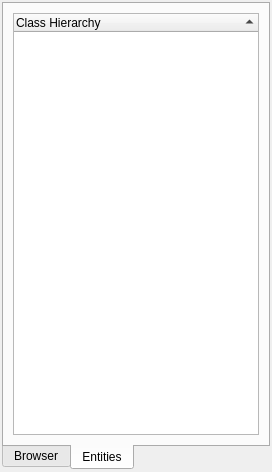
<ui version="4.0" >
 <author></author>
 <comment></comment>
 <exportmacro></exportmacro>
 <class>WorldUI</class>
 <widget class="QWidget" name="WorldUI" >
  <property name="geometry" >
   <rect>
    <x>0</x>
    <y>0</y>
    <width>272</width>
    <height>472</height>
   </rect>
  </property>
  <property name="windowTitle" >
   <string>World</string>
  </property>
  <layout class="QVBoxLayout" >
   <property name="margin" >
    <number>2</number>
   </property>
   <property name="spacing" >
    <number>0</number>
   </property>
   <item>
    <widget class="QTabWidget" name="mTabWidget" >
     <property name="tabPosition" >
      <enum>QTabWidget::South</enum>
     </property>
     <property name="tabShape" >
      <enum>QTabWidget::Rounded</enum>
     </property>
     <property name="currentIndex" >
      <number>1</number>
     </property>
     <widget class="QWidget" name="mTabBrowser" >
      <attribute name="title" >
       <string>Browser</string>
      </attribute>
      <layout class="QVBoxLayout" >
       <property name="margin" >
        <number>9</number>
       </property>
       <property name="spacing" >
        <number>6</number>
       </property>
       <item>
        <widget class="QTreeWidget" name="mWorldBrowserTree" />
       </item>
      </layout>
     </widget>
     <widget class="QWidget" name="mTabEntities" >
      <attribute name="title" >
       <string>Entities</string>
      </attribute>
      <layout class="QVBoxLayout" >
       <property name="margin" >
        <number>9</number>
       </property>
       <property name="spacing" >
        <number>6</number>
       </property>
       <item>
        <widget class="QTreeWidget" name="mEntitiesTree" >
         <property name="sortingEnabled" >
          <bool>true</bool>
         </property>
         <column>
          <property name="text" >
           <string>Class Hierarchy</string>
          </property>
         </column>
        </widget>
       </item>
      </layout>
     </widget>
    </widget>
   </item>
  </layout>
 </widget>
 <pixmapfunction></pixmapfunction>
 <resources/>
 <connections>
  <connection>
   <sender>mEntitiesTree</sender>
   <signal>itemDoubleClicked(QTreeWidgetItem*,int)</signal>
   <receiver>WorldUI</receiver>
   <slot></slot>
   <hints>
    <hint type="sourcelabel" >
     <x>398</x>
     <y>346</y>
    </hint>
    <hint type="destinationlabel" >
     <x>399</x>
     <y>356</y>
    </hint>
   </hints>
  </connection>
 </connections>
</ui>
